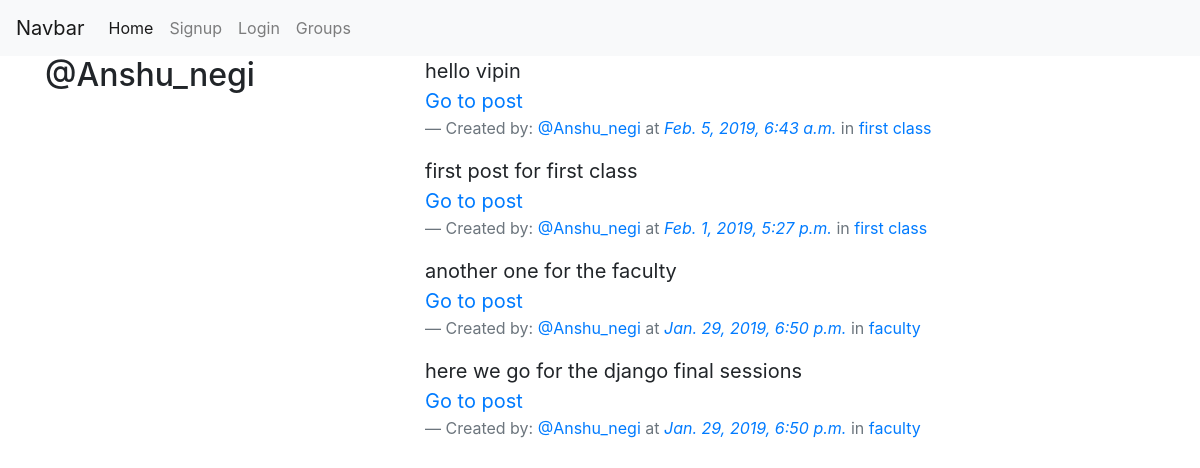
Screenshot of /posts/by/Anshu_negi/ with the database file from the repository.
### posts/models.py (models this page shows, shortened)
class Post(models.Model):
    user = models.ForeignKey(User,related_name='posts',on_delete=models.CASCADE)
    created_at = models.DateTimeField(auto_now=True)
    message = models.TextField()
    group = models.ForeignKey(Group,related_name='posts',on_delete=models.CASCADE)
    img = models.ImageField(upload_to="photo/%Y/%m/%d/",blank=True)
    class Meta:
        ordering = ['-created_at']

### group/models.py (models this page shows, shortened)
class Group(models.Model):
    name = models.CharField(max_length=50,unique=True)
    slug = models.SlugField(allow_unicode=True,unique=True)
    description = models.TextField(blank=True,default='')
    member = models.ManyToManyField(User,through="GroupMember")
    class Meta:
        ordering = ['name']

### posts/views.py (the view)
# urls.py: path('by/<slug:username>/',views.UserPost.as_view(),name='for_user')
class UserPost(ListView):
    model = Post
    template_name = 'posts/user_post_list.html'
    def get_queryset(self):
        try:
            self.post_user = User.objects.prefetch_related('posts').get(username__iexact=self.kwargs.get('username'))
        except User.DoesNotExist:
            raise Http404
        else:
            return self.post_user.posts.all()
    def get_context_data(self,**kwargs):
        context = super().get_context_data(**kwargs)
        context['post_user'] = self.post_user
        return context

### posts/templates/posts/user_post_list.html (shortened to what this page needs)
{% extends "posts/post_base.html" %}
{% block prepost %}
<div class="col-md-4">
    <h2>@{{ post_user.username }}</h2>
</div>
{% endblock prepost %}
{% block post_content %}
<div class="col-md-8">
    {% for post in post_list %}
    {% include "posts/_single_post.html" %}
    {% endfor %}
</div>
{% endblock post_content %}

### posts/templates/posts/_single_post.html (shortened to what this page needs)
<blockquote class="blockquote">
<p class="mb-0">{{ post.message }}</p>
<a href="{% url 'posts:post_detail' pk=post.pk slug=post.group.slug %}">Go to post</a>
<footer class="blockquote-footer">Created by: <a href="#">@{{ post.user.username }}</a> at <cite title="Source Title"><a href="#">{{ post.created_at }}</a></cite>
    {% if post.group %}
in <a href="#">{{ post.group.name }}</a>
{% endif %}</footer>
</blockquote>

### rows the page displays
Post: message "hello vipin", user.username "Anshu_negi", created_at "Feb. 5, 2019, 6:43 a.m.", group.name "first class"
Post: message "first post for first class", user.username "Anshu_negi", created_at "Feb. 1, 2019, 5:27 p.m.", group.name "first class"
Post: message "another one for the faculty", user.username "Anshu_negi", created_at "Jan. 29, 2019, 6:50 p.m.", group.name "faculty"
Post: message "here we go for the django final sessions", user.username "Anshu_negi", created_at "Jan. 29, 2019, 6:50 p.m.", group.name "faculty"

### other values shown
{{ post_user.username }} "Anshu_negi"
